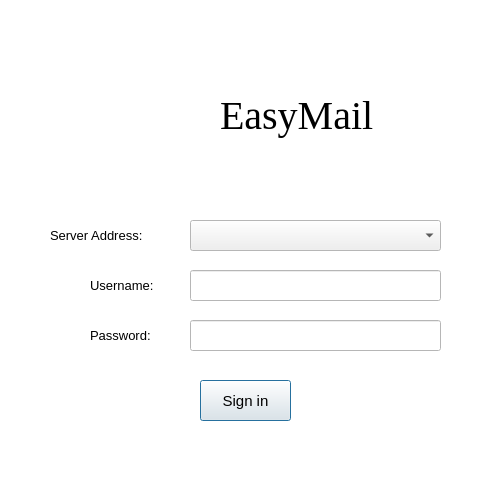
<?xml version="1.0" encoding="UTF-8"?>
<ui version="4.0">
 <class>Dialog</class>
 <widget class="QDialog" name="Dialog">
  <property name="geometry">
   <rect>
    <x>0</x>
    <y>0</y>
    <width>503</width>
    <height>486</height>
   </rect>
  </property>
  <property name="palette">
   <palette>
    <active>
     <colorrole role="Base">
      <brush brushstyle="SolidPattern">
       <color alpha="255">
        <red>255</red>
        <green>255</green>
        <blue>255</blue>
       </color>
      </brush>
     </colorrole>
     <colorrole role="Window">
      <brush brushstyle="SolidPattern">
       <color alpha="255">
        <red>255</red>
        <green>255</green>
        <blue>255</blue>
       </color>
      </brush>
     </colorrole>
    </active>
    <inactive>
     <colorrole role="Base">
      <brush brushstyle="SolidPattern">
       <color alpha="255">
        <red>255</red>
        <green>255</green>
        <blue>255</blue>
       </color>
      </brush>
     </colorrole>
     <colorrole role="Window">
      <brush brushstyle="SolidPattern">
       <color alpha="255">
        <red>255</red>
        <green>255</green>
        <blue>255</blue>
       </color>
      </brush>
     </colorrole>
    </inactive>
    <disabled>
     <colorrole role="Base">
      <brush brushstyle="SolidPattern">
       <color alpha="255">
        <red>255</red>
        <green>255</green>
        <blue>255</blue>
       </color>
      </brush>
     </colorrole>
     <colorrole role="Window">
      <brush brushstyle="SolidPattern">
       <color alpha="255">
        <red>255</red>
        <green>255</green>
        <blue>255</blue>
       </color>
      </brush>
     </colorrole>
    </disabled>
   </palette>
  </property>
  <property name="font">
   <font>
    <family>Microsoft YaHei UI</family>
    <pointsize>10</pointsize>
   </font>
  </property>
  <property name="contextMenuPolicy">
   <enum>Qt::PreventContextMenu</enum>
  </property>
  <property name="windowTitle">
   <string>Dialog</string>
  </property>
  <widget class="QLabel" name="labelServerAddress">
   <property name="geometry">
    <rect>
     <x>50</x>
     <y>220</y>
     <width>131</width>
     <height>31</height>
    </rect>
   </property>
   <property name="font">
    <font>
     <family>Microsoft YaHei UI</family>
     <pointsize>10</pointsize>
     <weight>50</weight>
     <bold>false</bold>
    </font>
   </property>
   <property name="text">
    <string>Server Address:</string>
   </property>
  </widget>
  <widget class="QLabel" name="labelUsername">
   <property name="geometry">
    <rect>
     <x>90</x>
     <y>270</y>
     <width>91</width>
     <height>31</height>
    </rect>
   </property>
   <property name="font">
    <font>
     <family>Microsoft YaHei UI</family>
     <pointsize>10</pointsize>
     <weight>50</weight>
     <bold>false</bold>
    </font>
   </property>
   <property name="text">
    <string>Username:</string>
   </property>
  </widget>
  <widget class="QLineEdit" name="lineEditUsername">
   <property name="geometry">
    <rect>
     <x>190</x>
     <y>270</y>
     <width>251</width>
     <height>31</height>
    </rect>
   </property>
   <property name="font">
    <font>
     <family>Microsoft YaHei UI</family>
     <pointsize>10</pointsize>
    </font>
   </property>
   <property name="text">
    <string/>
   </property>
  </widget>
  <widget class="QLabel" name="labelPassword">
   <property name="geometry">
    <rect>
     <x>90</x>
     <y>320</y>
     <width>91</width>
     <height>31</height>
    </rect>
   </property>
   <property name="font">
    <font>
     <family>Microsoft YaHei UI</family>
     <pointsize>10</pointsize>
     <weight>50</weight>
     <bold>false</bold>
    </font>
   </property>
   <property name="text">
    <string>Password:</string>
   </property>
  </widget>
  <widget class="QLineEdit" name="lineEditPassword">
   <property name="geometry">
    <rect>
     <x>190</x>
     <y>320</y>
     <width>251</width>
     <height>31</height>
    </rect>
   </property>
   <property name="font">
    <font>
     <family>Microsoft YaHei UI</family>
     <pointsize>10</pointsize>
    </font>
   </property>
   <property name="text">
    <string/>
   </property>
  </widget>
  <widget class="QPushButton" name="pushButtonSignin">
   <property name="geometry">
    <rect>
     <x>200</x>
     <y>380</y>
     <width>91</width>
     <height>41</height>
    </rect>
   </property>
   <property name="font">
    <font>
     <family>Microsoft YaHei UI</family>
     <pointsize>11</pointsize>
     <weight>50</weight>
     <bold>false</bold>
    </font>
   </property>
   <property name="text">
    <string>Sign in</string>
   </property>
  </widget>
  <widget class="QLabel" name="labelDoveIcon">
   <property name="geometry">
    <rect>
     <x>70</x>
     <y>50</y>
     <width>121</width>
     <height>121</height>
    </rect>
   </property>
   <property name="text">
    <string/>
   </property>
   <property name="pixmap">
    <pixmap>../dove1.png</pixmap>
   </property>
  </widget>
  <widget class="QLabel" name="labelEasyMail">
   <property name="geometry">
    <rect>
     <x>220</x>
     <y>80</y>
     <width>191</width>
     <height>71</height>
    </rect>
   </property>
   <property name="font">
    <font>
     <family>Times New Roman</family>
     <pointsize>30</pointsize>
    </font>
   </property>
   <property name="text">
    <string>EasyMail</string>
   </property>
  </widget>
  <widget class="QComboBox" name="comboBoxServerAddress">
   <property name="geometry">
    <rect>
     <x>190</x>
     <y>220</y>
     <width>251</width>
     <height>31</height>
    </rect>
   </property>
  </widget>
 </widget>
 <resources/>
 <connections/>
</ui>
